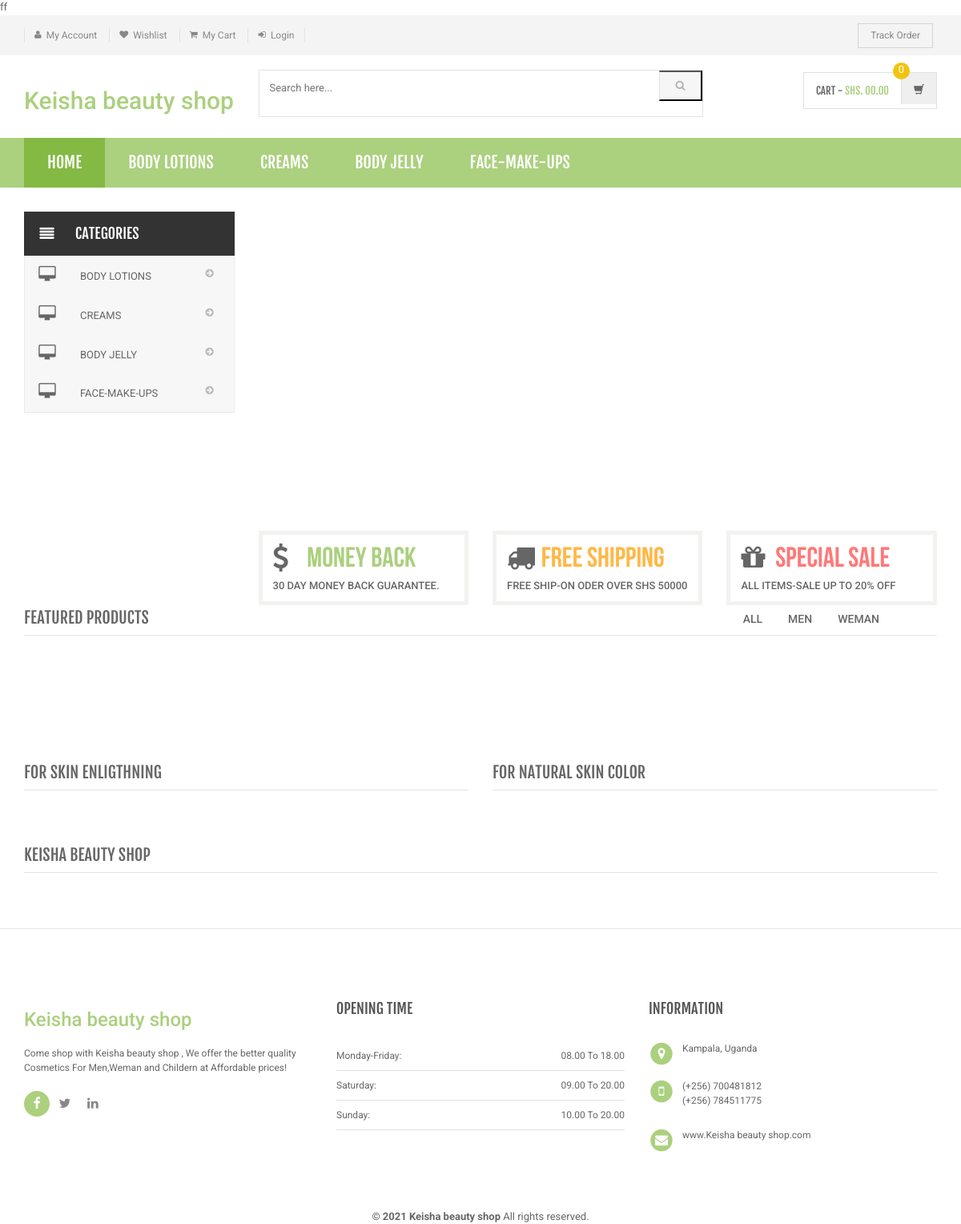
The page / on the database its author committed.
### tables this page shows
CREATE TABLE IF NOT EXISTS `category` (
  `id` int(11) NOT NULL AUTO_INCREMENT,
  `categoryName` varchar(255) DEFAULT NULL,
  `categoryDescription` longtext DEFAULT NULL,
  `creationDate` timestamp NOT NULL DEFAULT current_timestamp(),
  `updationDate` varchar(255) DEFAULT NULL,
  PRIMARY KEY (`id`)
);

### index.php (the view, shortened to what this page needs)
ff<?php
include('includes/config.php');
?>
<!DOCTYPE html>
<html lang="en">
	<head>
	    <link rel="stylesheet" href="assets/css/bootstrap.min.css">
	    <link rel="stylesheet" href="assets/css/main.css">
	    <link rel="stylesheet" href="assets/css/green.css">
	    <link rel="stylesheet" href="assets/css/owl.carousel.css">
		<link rel="stylesheet" href="assets/css/owl.transitions.css">
		<link href="assets/css/lightbox.css" rel="stylesheet">
		<link rel="stylesheet" href="assets/css/animate.min.css">
		<link rel="stylesheet" href="assets/css/rateit.css">
		<link rel="stylesheet" href="assets/css/bootstrap-select.min.css">
		<link rel="stylesheet" href="assets/css/config.css">
		<link href="assets/css/green.css" rel="alternate stylesheet" title="Green color">
		<link href="assets/css/blue.css" rel="alternate stylesheet" title="Blue color">
		<link href="assets/css/red.css" rel="alternate stylesheet" title="Red color">
		<link href="assets/css/orange.css" rel="alternate stylesheet" title="Orange color">
		<link href="assets/css/dark-green.css" rel="alternate stylesheet" title="Darkgreen color">
		<link rel="stylesheet" href="assets/css/font-awesome.min.css">
	</head>
    <body class="cnt-home">
<header class="header-style-1">
<?php include('includes/top-header.php');?>
<?php include('includes/main-header.php');?>
<?php include('includes/menu-bar.php');?>
</header>
<div class="body-content outer-top-xs" id="top-banner-and-menu">
	<div class="container">
		<div class="furniture-container homepage-container">
		<div class="row">
			<div class="col-xs-12 col-sm-12 col-md-3 sidebar">
	<?php include('includes/side-menu.php');?>
			</div>
			<div class="col-xs-12 col-sm-12 col-md-9 homebanner-holder">
<div id="hero" class="homepage-slider3">
</div>
<div class="info-boxes wow fadeInUp">
	<div class="info-boxes-inner">
		<div class="row">
			<div class="col-md-6 col-sm-4 col-lg-4">
				<div class="info-box">
					<div class="row">
						<div class="col-xs-2">
						     <i class="icon fa fa-dollar"></i>
						</div>
						<div class="col-xs-10">
							<h4 class="info-box-heading green">money back</h4>
						</div>
					</div>
					<h6 class="text">30 Day Money Back Guarantee.</h6>
				</div>
			</div>
			<div class="hidden-md col-sm-4 col-lg-4">
				<div class="info-box">
					<div class="row">
						<div class="col-xs-2">
							<i class="icon fa fa-truck"></i>
						</div>
						<div class="col-xs-10">
							<h4 class="info-box-heading orange">free shipping</h4>
						</div>
					</div>
					<h6 class="text">free ship-on oder over Shs 50000</h6>
				</div>
			</div>
			<div class="col-md-6 col-sm-4 col-lg-4">
				<div class="info-box">
					<div class="row">
						<div class="col-xs-2">
							<i class="icon fa fa-gift"></i>
						</div>
						<div class="col-xs-10">
							<h4 class="info-box-heading red">Special Sale</h4>
						</div>
					</div>
					<h6 class="text">All items-sale up to 20% off </h6>
				</div>
			</div>
		</div>
	</div>
</div>
			</div>
		</div>
		<div id="product-tabs-slider" class="scroll-tabs inner-bottom-vs  wow fadeInUp">
			<div class="more-info-tab clearfix">
			   <h3 class="new-product-title pull-left">Featured Products</h3>
				<ul class="nav nav-tabs nav-tab-line pull-right" id="new-products-1">
					<li class="active"><a href="#all" data-toggle="tab">All</a></li>
					<li><a href="#books" data-toggle="tab">Men</a></li>
					<li><a href="#furniture" data-toggle="tab">Weman</a></li>
				</ul>
			</div>
		</div>
			<div class="sections prod-slider-small outer-top-small">
				<div class="row">
					<div class="col-md-6">
	                   <section class="section">
	                   	<h3 class="section-title">For Skin Enligthning</h3>
	                   </section>
					</div>
					<div class="col-md-6">
						<section class="section">
							<h3 class="section-title">For Natural Skin Color</h3>
	                   </section>
					</div>
				</div>
			</div>
	<section class="section featured-product inner-xs wow fadeInUp">
		<h3 class="section-title">Keisha beauty shop </h3>
		</section>
</div>
</div>
<?php include('includes/footer.php');?>
	<div class="footer">
		<div class="container">
			<b class="copyright"> <Center>&copy; 2021 Keisha beauty shop  </b> All rights reserved.</Center>
		</div>
</body>
</html>

### includes/menu-bar.php (shortened to what this page needs)
<div class="header-nav animate-dropdown">
    <div class="container">
        <div class="yamm navbar navbar-default" role="navigation">
            <div class="nav-bg-class">
                <div class="navbar-collapse collapse" id="mc-horizontal-menu-collapse">
	<div class="nav-outer">
		<ul class="nav navbar-nav">
			<li class="active dropdown yamm-fw">
				<a href="index.php" data-hover="dropdown" class="dropdown-toggle">Home</a>
			</li>
              <?php $sql=mysqli_query($con,"select id,categoryName  from category limit 6");
while($row=mysqli_fetch_array($sql))
{
    ?>
			<li class="dropdown yamm">
				<a href="category.php?cid=<?php echo $row['id'];?>"> <?php echo $row['categoryName'];?></a>
			</li>
			<?php } ?>
		</ul>
		<div class="clearfix"></div>
	</div>
</div>
            </div>
        </div>
    </div>
</div>

### includes/side-menu.php
<div class="side-menu animate-dropdown outer-bottom-xs">
    <div class="head"><i class="icon fa fa-align-justify fa-fw"></i> Categories</div>
    <nav class="yamm megamenu-horizontal" role="navigation">
        <ul class="nav">
            <li class="dropdown menu-item">
              <?php $sql=mysqli_query($con,"select id,categoryName  from category");
while($row=mysqli_fetch_array($sql))
{
    ?>
                <a href="category.php?cid=<?php echo $row['id'];?>" class="dropdown-toggle"><i class="icon fa fa-desktop fa-fw"></i>
                <?php echo $row['categoryName'];?></a>
                <?php }?>
</li>
</ul>
    </nav>
</div>

### assets/css/green.css (style rules this page uses)
a { color: #abd07e; }
.header-style-1 .header-nav { background: #abd07e; }
.cnt-home .header-style-1 .header-nav .navbar .navbar-nav > li.active { background: #84b943; }
.info-box .info-box-heading.green { color: #abd07e; }

### assets/css/lightbox.css (style rules this page uses)
body:after { content: url(../images/close.png) url(../images/loading.gif) url(../images/prev.png) url(../images/next.png); display: none; }

### assets/css/blue.css (style rules this page uses)
a { color: #3498db; }
.header-style-1 .header-nav { background: #3498db; }
.cnt-home .header-style-1 .header-nav .navbar .navbar-nav > li.active { background: #1d6ca1; }
.info-box .info-box-heading.green { color: #3498db; }

### assets/css/red.css (style rules this page uses)
a { color: #ff6c6c; }
.header-style-1 .header-nav { background: #ff6c6c; }
.cnt-home .header-style-1 .header-nav .navbar .navbar-nav > li.active { background: #ff1a1a; }
.info-box .info-box-heading.green { color: #ff6c6c; }

### assets/css/orange.css (style rules this page uses)
a { color: #f39c12; }
.header-style-1 .header-nav { background: #f39c12; }
.cnt-home .header-style-1 .header-nav .navbar .navbar-nav > li.active { background: #ab6c09; }
.info-box .info-box-heading.green { color: #f39c12; }

### assets/css/dark-green.css (style rules this page uses)
a { color: #12cca7; }
.header-style-1 .header-nav { background: #12cca7; }
.cnt-home .header-style-1 .header-nav .navbar .navbar-nav > li.active { background: #0b816a; }
.info-box .info-box-heading.green { color: #12cca7; }

### rows shown on the page
category: categoryName "BODY LOTIONS"
category: categoryName "CREAMS"
category: categoryName "BODY JELLY"
category: categoryName "FACE-MAKE-UPS"
